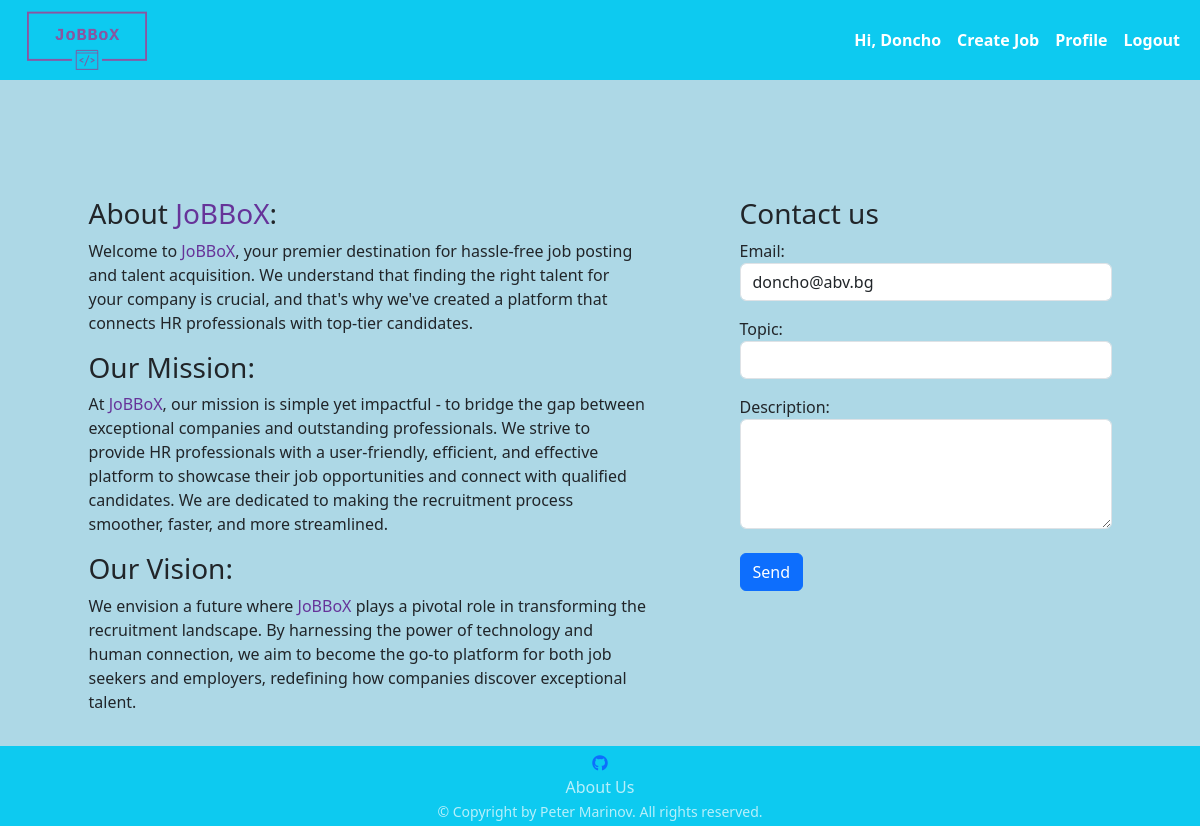
The page /about/ (signed in) on the database as committed earlier.
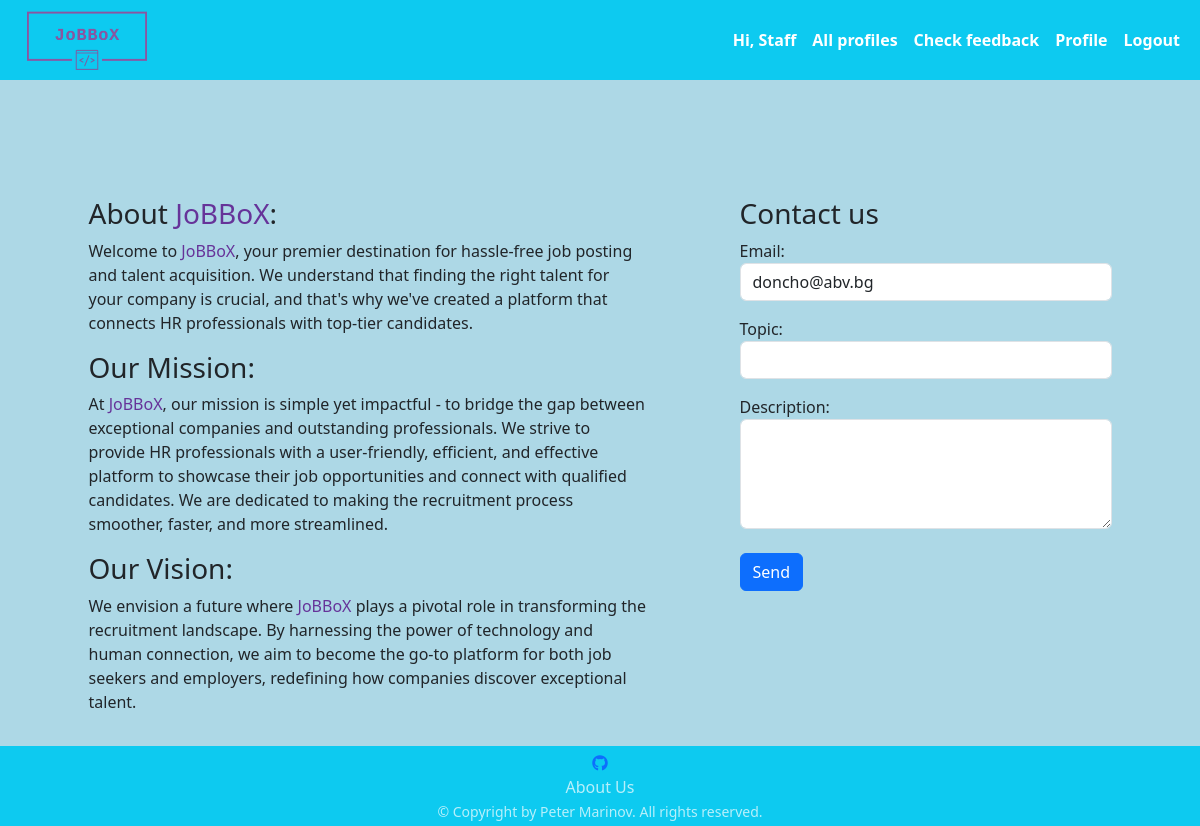
The same page on the database as committed later.
### jobbox/app_auth/models.py (models this page shows)
class AppUser(auth_models.AbstractBaseUser, auth_models.PermissionsMixin):
    USERNAME_FIELD = 'email'
    objects = AppUserManager()
    email = models.EmailField(
        null=False,
        blank=False,
        unique=True,
    )
    is_staff = models.BooleanField(
        default=False,
    )

### jobbox/common/models.py (models this page shows, shortened)
class ProfileHR(models.Model):
    FIRST_NAME_MAX_LEN = 30
    LAST_NAME_MAX_LEN = 30
    COMPANY_NAME_MAX_LEN = 15
    TELEPHONE_NUMBER_MAX_LEN = 13
    TELEPHONE_NUMBER_MIN_LEN = 4
    PROFILE_PICTURE_MAX_SIZE_IN_MB = 1
    first_name = models.CharField(
        max_length=FIRST_NAME_MAX_LEN,
        null=True,
        blank=False,
        validators=[
            check_if_only_letters,
        ]
    )
    last_name = models.CharField(
        max_length=LAST_NAME_MAX_LEN,
        null=True,
        blank=True,
        validators=[
            check_if_only_letters,
        ]
    )
    company_name = models.CharField(
        max_length=COMPANY_NAME_MAX_LEN,
        null=True,
        blank=True,
    )
    profile_picture = models.ImageField(
        upload_to='profilehr',
        null=True,
        blank=True,
        validators=[
            FileSizeValidatorInMB(PROFILE_PICTURE_MAX_SIZE_IN_MB)
        ]
    )
    telephone_number = models.CharField(
        max_length=TELEPHONE_NUMBER_MAX_LEN,
        null=True,
        blank=True,
        validators=[
            validators.MinLengthValidator(TELEPHONE_NUMBER_MIN_LEN),
            check_if_number_starts_with_zero_or_plus,
        ]
    )
    user = models.OneToOneField(
        UserModel,
        on_delete=models.CASCADE,
        primary_key=True,
    )
    class Meta:
        verbose_name_plural = 'Profile HRs'

### jobbox/common/views.py (the view)
# urls.py: path('about/', AboutView.as_view(), name='about'),
class AboutView(SuccessMessageMixin, views.CreateView):
    template_name = 'common/about.html'
    model = ContactUs
    form_class = ContactUsFrom
    success_url = reverse_lazy('about')
    success_message = "Your message has been sent successfully!"
    def get_initial(self):
        initial = super().get_initial()
        try:
            user_email = self.request.current_user.email
            initial['email'] = user_email
        except AttributeError:
            pass
        return initial

### jobbox/common/forms.py
class ContactUsFrom(forms.ModelForm):
    class Meta:
        model = ContactUs
        fields = '__all__'
        widgets = {
            'email': forms.EmailInput(attrs={'class': 'form-control'}),
            'topic': forms.TextInput(attrs={'class': 'form-control'}),
            'description': forms.Textarea(attrs={'class': 'form-control', 'rows': 4}),
        }

### middawares/middawares.py (called while the page is built)
def set_profile_middleware(get_response):
    def middleware(request, *args, **kwargs):
        if request.user.is_authenticated:
            request.current_user = request.user
        else:
            request.current_user = None
        return get_response(request, *args, **kwargs)
    return middleware

### templates/common/about.html (shortened to what this page needs)
{% extends 'base.html' %}
{% block content %}
    <div class="d-flex align-items-start justify-content-around bd-highlight mb-3 mt-5">
        <article class="col-sm-6">
            <h3>About <span class="color-purple">JoBBoX</span>:</h3>
            <p>
                Welcome to <span class="color-purple">JoBBoX</span>, your premier destination for hassle-free job
                posting and talent acquisition. We
                understand
                that finding the right talent for your company is crucial, and that's why we've created a platform that
                connects
                HR professionals with top-tier candidates.
            </p>
            <h3>Our Mission:</h3>
            <p>
                At <span class="color-purple">JoBBoX</span>, our mission is simple yet impactful - to bridge the gap
                between exceptional companies and
                outstanding
                professionals. We strive to provide HR professionals with a user-friendly, efficient, and effective
                platform
                to
                showcase their job opportunities and connect with qualified candidates. We are dedicated to making the
                recruitment process smoother, faster, and more streamlined.
            </p>
            <h3>Our Vision:</h3>
            <p>
                We envision a future where <span class="color-purple">JoBBoX</span> plays a pivotal role in transforming
                the recruitment landscape. By
                harnessing the power of technology and human connection, we aim to become the go-to platform for both
                job seekers and employers, redefining how companies discover exceptional talent.
            </p>
        </article>
        <div class="col-sm-4">
            <h3>Contact us</h3>
            <form action="{% url 'about' %}" method="POST">
                <div class="form-group">
                    {{ form.as_p }}
                    <button class="btn btn-primary mt-2">Send</button>
                </div>
            </form>
        </div>
    </div>
{% endblock %}

### templates/base.html (shortened to what this page needs)
{% load static %}
<!doctype html>
<html lang="en">
<head>
    <link href="https://cdn.jsdelivr.net/npm/bootstrap@5.3.0/dist/css/bootstrap.min.css" rel="stylesheet"
>
    <link rel="stylesheet" href="{% static 'style/styles.css' %}">
    <link rel="stylesheet" href="https://cdnjs.cloudflare.com/ajax/libs/font-awesome/6.4.0/css/all.min.css">
</head>
<body>
<header class="header" stlye="height: 100%;">
    <nav class="navbar navbar-expand-sm navbar-light bg-info">
        <div class="container-fluid">
            <a href="{% url 'index' %}">
                <img src="{% static 'jobbox_logos/logo_transparent.png' %}" alt="JoBBoX logo" width="150"
                     class="d-inline-block align-top">
            </a>
            {% if not request.current_user.is_authenticated %}
                <ul class="navbar-nav">
                    <li class="nav-item active">
                        <a class="nav-link badge badge-dark fw-bold nav-link" href="{% url 'login_user' %}">Login</a>
                    </li>
                    <li class="nav-item active">
                        <a class="nav-link badge badge-dark" href="{% url 'register_user' %}">Register</a>
                    </li>
                </ul>
            {% else %}
                <ul class="navbar-nav">
                    <li class="nav-item active">
                        {% if request.current_user.is_superuser %}
                            <span class="nav-link badge badge-dark fw-bold">Hi, Admin</span>
                        {% elif request.current_user.is_staff %}
                            <span class="nav-link badge badge-dark fw-bold">Hi, Staff</span>
                        {% else %}
                            <span class="nav-link badge badge-dark fw-bold">Hi, {{ request.current_user.profilehr.first_name }}</span>
                        {% endif %}
                    </li>
                    {% if request.current_user.is_admin or request.current_user.is_staff %}
                        <li class="nav-item active">
                            <a class="nav-link badge badge-dark fw-bold" href="{% url 'all_profiles' %}">All
                                profiles</a>
                        </li>
                        <li class="nav-item active">
                            <a class="nav-link badge badge-dark fw-bold" href="{% url 'contact_us_list' %}">Check
                                feedback</a>
                        </li>
                    {% else %}
                        <li class="nav-item active">
                            <a class="nav-link badge badge-dark fw-bold" href="{% url 'create_job' %}">Create Job</a>
                        </li>
                    {% endif %}
                    <li class="nav-item active">
                        <a class="nav-link badge badge-dark fw-bold" href="{% url 'profile_user' %}">Profile</a>
                    </li>
                    <li class="nav-item active">
                        <a class="nav-link badge badge-dark fw-bold" href="{% url 'logout_user' %}">Logout</a>
                    </li>
                </ul>
            {% endif %}
        </div>
    </nav>
</header>
<main class="main-content">
    <div class="container">
        <div class="row justify-content-center mt-4">
            {% block content %}
            {% endblock %}
        </div>
    </div>
</main>
<footer class="bg-info footer">
    <div class="centered-content d-flex justify-content-center" style="width: 100%;">
        <ul class="list-unstyled text-center" id="footer-list">
            <li>
                <a href="https://github.com/peter-marinov/jobbox">
                    <i class="fa-brands fa-github"></i>
                </a>
            </li>
            <li>
                <a class="remove-link-underline text-white-70" href="{% url 'about' %}">About Us</a>
            </li>
            <li>
                <small class="text-white-70">&copy; Copyright by Peter Marinov. All rights reserved.</small>
            </li>
        </ul>
    </div>
</footer>
</body>
</html>

Rows that differ between the two databases and show on the page:
changed AppUser "doncho@abv.bg": is_staff False → True (drawn); current_user.profilehr.first_name "Doncho" → (not shown)
Other text that changed with them:
text no longer shown: "Hi, Create Job"
text now shown: "Hi, Staff All profiles Check feedback"
